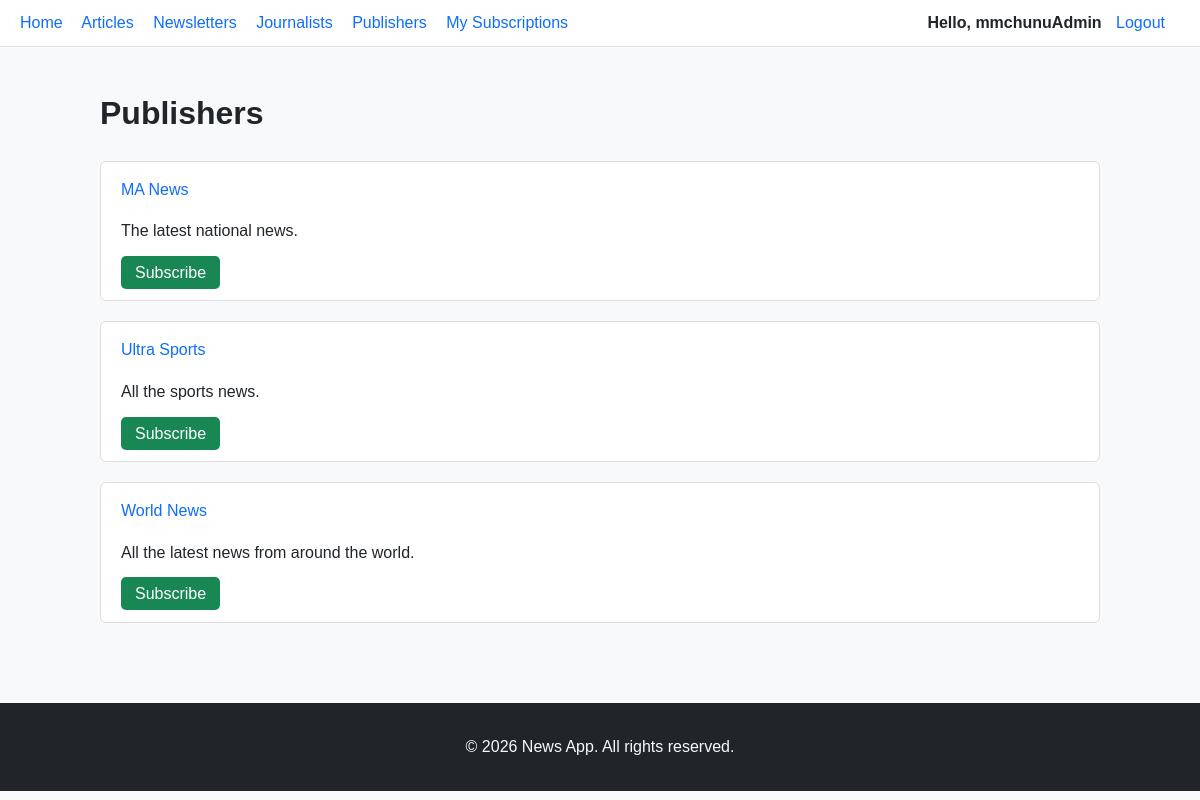
Screenshot of /publishers/ (signed in) with the database file from the repository.
### news/models.py (models this page shows, shortened)
class CustomUser(AbstractUser):
    role = models.CharField(
        max_length=20,
        choices=ROLE_CHOICES,
        default=ROLE_READER,
        help_text="Role of the user: Reader, Journalist, or Editor",
    )

class Publisher(models.Model):
    name = models.CharField(
        max_length=255, unique=True, help_text="Unique name of the publisher."
    )
    description = models.TextField(
        blank=True, help_text="Optional description of the publisher."
    )
    editors = models.ManyToManyField(
        settings.AUTH_USER_MODEL,
        related_name="editor_publishers",
        blank=True,
        help_text="Editors associated with this publisher.",
    )
    journalists = models.ManyToManyField(
        settings.AUTH_USER_MODEL,
        related_name="journalist_publishers",
        blank=True,
        help_text="Journalists associated with this publisher.",
    )
    created_at = models.DateTimeField(
        auto_now_add=True, help_text="Timestamp when the publisher was created."
    )

### news/views.py (the view)
# urls.py: path("publishers/", views.publisher_list, name="publisher_list"),
@login_required
def publisher_list(request):
    user = request.user
    if user.role == ROLE_READER:
        publishers = Publisher.objects.all()
        subscribed_publisher_ids = user.publisher_subscriptions.values_list(
            "publisher__id", flat=True
        )
    else:
        publishers = Publisher.objects.filter(editors=user) | Publisher.objects.filter(
            journalists=user
        )
        publishers = publishers.distinct()
        subscribed_publisher_ids = []  # not used for editors
    return render(
        request,
        "news/publisher_list.html",
        {
            "publishers": publishers,
            "subscribed_publisher_ids": subscribed_publisher_ids,
        },
    )

### news/templates/news/publisher_list.html (shortened to what this page needs)
{% extends "news/base.html" %}
{% block content %}
<h1>Publishers</h1>
{% if publishers %}
    <ul class="publisher-list">
        {% for publisher in publishers %}
            <li class="publisher-card">
                <a href="{% url 'publisher_detail' publisher.pk %}" class="publisher-name">
                    {{ publisher.name }}
                </a>
                <p class="publisher-description">
                    {{ publisher.description|default:"No description available." }}
                </p>
                <div class="publisher-actions">
                    {% if user.role == 'reader' %}
                        {% if publisher.id in subscribed_publisher_ids %}
                            <a href="{% url 'publisher_subscribe' publisher.pk %}?next={% url 'publisher_list' %}"
                               class="btn btn-danger">
                                Unsubscribe
                            </a>
                        {% else %}
                            <a href="{% url 'publisher_subscribe' publisher.pk %}?next={% url 'publisher_list' %}"
                               class="btn btn-success">
                                Subscribe
                            </a>
                        {% endif %}
                    {% endif %}
                </div>
            </li>
        {% endfor %}
    </ul>
{% else %}
    <p>No publishers found.</p>
{% endif %}
{% endblock %}

### news/templates/news/base.html (shortened to what this page needs)
{% load static %}
<!DOCTYPE html>
<html lang="en">
<head>
    <link rel="stylesheet" href="{% static 'news/css/styles.css' %}">
</head>
<body>
    <div class="site-wrapper">
        <nav class="navbar">
            {% if user.is_authenticated %}
                <div class="nav-left">
                    <a href="{% url 'home' %}">Home</a>
                    {% if user.role == "reader" %}
                        <a href="{% url 'article_list' %}">Articles</a>
                        <a href="{% url 'newsletter_list' %}">Newsletters</a>
                        <a href="{% url 'journalist_list' %}">Journalists</a>
                        <a href="{% url 'publisher_list' %}">Publishers</a>
                        <a href="{% url 'my_subscriptions' %}">My Subscriptions</a>
                    {% elif user.role == "journalist" %}
                        <a href="{% url 'my_articles' %}">My Articles</a>
                        <a href="{% url 'my_newsletters' %}">My Newsletters</a>
                        <a href="{% url 'article_create' %}">+ New Article</a>
                        <a href="{% url 'newsletter_create' %}">+ New Newsletter</a>
                    {% endif %}
                </div>
                <div class="nav-right">
                    <span class="nav-user">Hello, {{ user.username }}</span>
                    <a href="{% url 'logout' %}">Logout</a>
                </div>
            {% endif %}
        </nav>
        <main class="main-content">
            {% block content %}
            {% endblock %}
        </main>
        <footer class="site-footer">
            <p>&copy; 2026 News App. All rights reserved.</p>
        </footer>
    </div>
</body>
</html>

### static/news/css/styles.css (style rules this page uses)
body { font-family: Arial, Helvetica, sans-serif; background-color: #f8f9fa; color: #212529; margin: 0; padding: 0; line-height: 1.6; }
a { text-decoration: none; color: #0d6efd; }
nav { display: flex; justify-content: space-between; align-items: center; background-color: #ffffff; padding: 10px 20px; border-bottom: 1px solid #dee2e6; position: sticky; top: 0; z-index: 100; }
nav .nav-left a, nav .nav-right a { margin-right: 15px; }
nav .nav-user { margin-right: 10px; font-weight: bold; }
.btn-success { background-color: #198754; color: white; }
.btn { cursor: pointer; border: none; border-radius: 5px; padding: 8px 14px; font-size: 1em; text-align: center; }
main { padding: 20px; max-width: 1000px; margin: 0 auto; }
footer { background-color: #212529; color: #f8f9fa; text-align: center; padding: 15px; margin-top: 40px; }
.publisher-list { list-style: none; padding: 0; margin: 0; }
.publisher-card { background-color: #ffffff; border: 1px solid #ddd; border-radius: 6px; padding: 15px 20px; margin-bottom: 20px; }
.publisher-actions { margin-top: 10px; }

### rows the page displays
CustomUser: username "mmchunuAdmin"
Publisher: name "MA News", description "The latest national news.", shows "Subscribe"
Publisher: name "Ultra Sports", description "All the sports news.", shows "Subscribe"
Publisher: name "World News", description "All the latest news from around the world.", shows "Subscribe"
